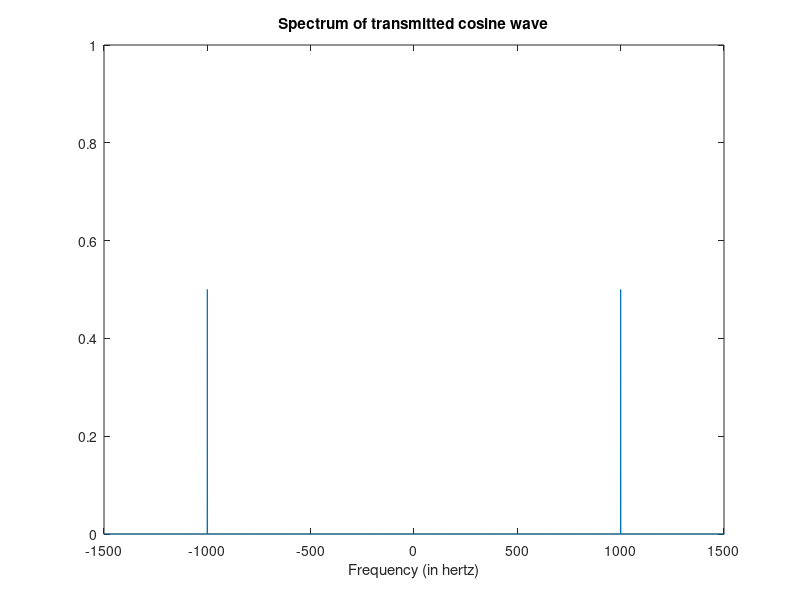

The MATLAB script that drew this image: (Note: this script raises an error after producing the figure.)
  %% Time specifications:
   Fs = 44000;                      % samples per second
   dt = 1/Fs;                     % seconds per sample
   StopTime = 1;                  % seconds
   t = (0:dt:StopTime-dt)';
   N = size(t,1);
   %% Sine wave:
   Fc = 1000;                       % hertz
   x = sin(2*pi*Fc*t);
   %% Fourier Transform:
   X = fftshift(fft(x));
   %% Frequency specifications:
   dF = Fs/N;                      % hertz
   f = -Fs/2:dF:Fs/2-dF;           % hertz
   %% Plot the spectrum:
   figure(1);
   plot(f,abs(X)/N);
   axis([-1500 1500 0 1])
   xlabel('Frequency (in hertz)');
   title('Spectrum of transmitted cosine wave');
   wavplay(x,Fs,'async');
   r = wavrecord(1*Fs,Fs);
   R = fftshift(fft(r));
   N2 = length(r);
   dF2 = Fs/N2;
   f2 = -Fs/2:dF2: Fs/2-dF2;
   figure(2);
   plot(f2,abs(R)/N2);
   axis([-1500 1500 0 0.3])
   xlabel('Frequency (in hertz)');
   title('Spectrum of recieved cosine wave');
   figure(3);
   plot(f2,abs(R)/N2);
   axis([995 1005 0 0.3])
   xlabel('Frequency (in hertz)');
   title('Zoomed in Magnitude Response');
   %t2 = (0:dt:length(r)/Fs-dt);
   %N2 = size(t2,1);
   %dF2 = Fs/N2;
   % figure;
   %plot(f2,abs(R)/N2);
   %axis([-5000 5000 0 5000])